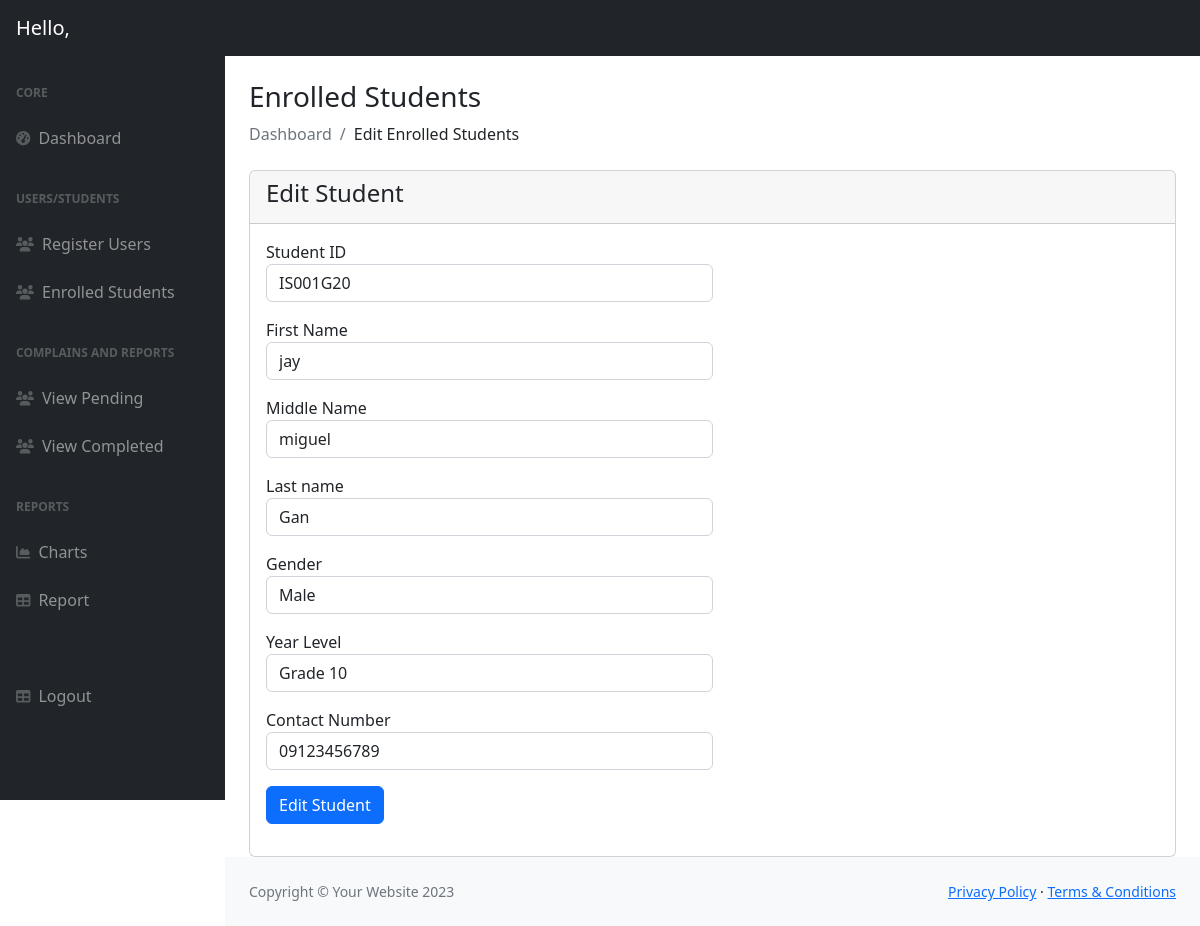
/admin/editEnrolledStudents.php?id=IS001G20, run on the app's committed database.
### tables this page shows
CREATE TABLE `students` (
  `id` int(10) NOT NULL,
  `student_id` varchar(100) NOT NULL,
  `first_name` varchar(100) NOT NULL,
  `middle_name` varchar(100) NOT NULL,
  `last_name` varchar(100) NOT NULL,
  `gender` varchar(40) NOT NULL,
  `Y_level` varchar(50) NOT NULL,
  `contact_no` varchar(40) NOT NULL
);

### admin/editEnrolledStudents.php (the view, shortened to what this page needs)
<?php
include('includes/header.php');
include('includes/sidebar.php');
?>
<div class="container-fluid px-4">
    <h3 class="mt-4">Enrolled Students</h3>
        <ol class="breadcrumb mb-4">
            <li class="breadcrumb-item active">Dashboard</li>
            <li class="breadcrumb-item">Edit Enrolled Students</li>
        </ol>
        <div class="row">
              <div class="col-md-12">
                <div class="card">
                  <div class="card-header">
                      <h4>Edit Student</h4>
                  </div>
                  <div class="card-body">
                    <?php
                    include('../connection/connection.php');
                    if (isset($_GET['id']))
                    {
                        $student_id = $_GET['id'];
                        $query = "SELECT * FROM `students` WHERE student_id='$student_id' ";
                        $query_run = mysqli_query($conn, $query);
                        if (mysqli_num_rows($query_run) > 0)
                        {
                            foreach($query_run as $user)
                            {
                               ?>
                                    <form action="UpdateProcess_user.php" method="POST">
                                        <div classs="row">
                                            <div class="col-md-6 mb-3">
                                                <label for="">Student ID</label>
                                                <input type="text" name="student_id" value="<?=$user['student_id'];?>" class="form-control">
                                            </div>
                                            <div class="col-md-6 mb-3">
                                                <label for="">First Name</label>
                                                <input type="text" name="first_name" value="<?=$user['first_name'];?>" class="form-control">
                                            </div>
                                            <div class="col-md-6 mb-3">
                                                <label for="">Middle Name</label>
                                                <input type="text" name="middle_name" value="<?=$user['middle_name'];?>" class="form-control">
                                            </div>
                                            <div class="col-md-6 mb-3">
                                                <label for="">Last name</label>
                                                <input type="text" name="last_name" value="<?=$user['last_name'];?>" class="form-control">
                                            </div>
                                            <div class="col-md-6 mb-3">
                                                <label for="">Gender</label>
                                                <select name="gender" class="form-control">
                                                    <option value="male" <?= $user['gender'] == 'male'? 'selected':''?> >Male</option>
                                                </select>
                                            </div>
                                            <div class="col-md-6 mb-3">
                                                <label for="">Year Level</label>
                                                <select name="Y_level" class="form-control">
                                                    <option value="Grade 10" <?= $user['Y_level'] == 'Grade 10'? 'selected':''?> >Grade 10</option>
                                                </select>
                                            </div>
                                            <div class="col-md-6 mb-3">
                                                <label for="">Contact Number</label>
                                                <input type="text" name="contact_no" value="<?=$user['contact_no'];?>" class="form-control">
                                            </div>
                                            <div class="col-md-12 mb-3">
                                                <button type="submit" name="edit_student" class="btn btn-primary">Edit Student</button>
                                            </div>
                                        </div>
                                    </form>
                                <?php
                            }
                        }
                        else
                        {
                            ?>
                            <h4>No Record found</h4>
                            <?php
                        }
                    }
                    ?>
                  </div>
                </div>
              </div>
        </div>
</div>
<?php
include('includes/footer.php');
include('includes/scripts.php');
?>

### data on the page
students: student_id "IS001G20", first_name "jay", middle_name "miguel", last_name "Gan", gender "Male", Y_level "Grade 10", contact_no "09123456789"
